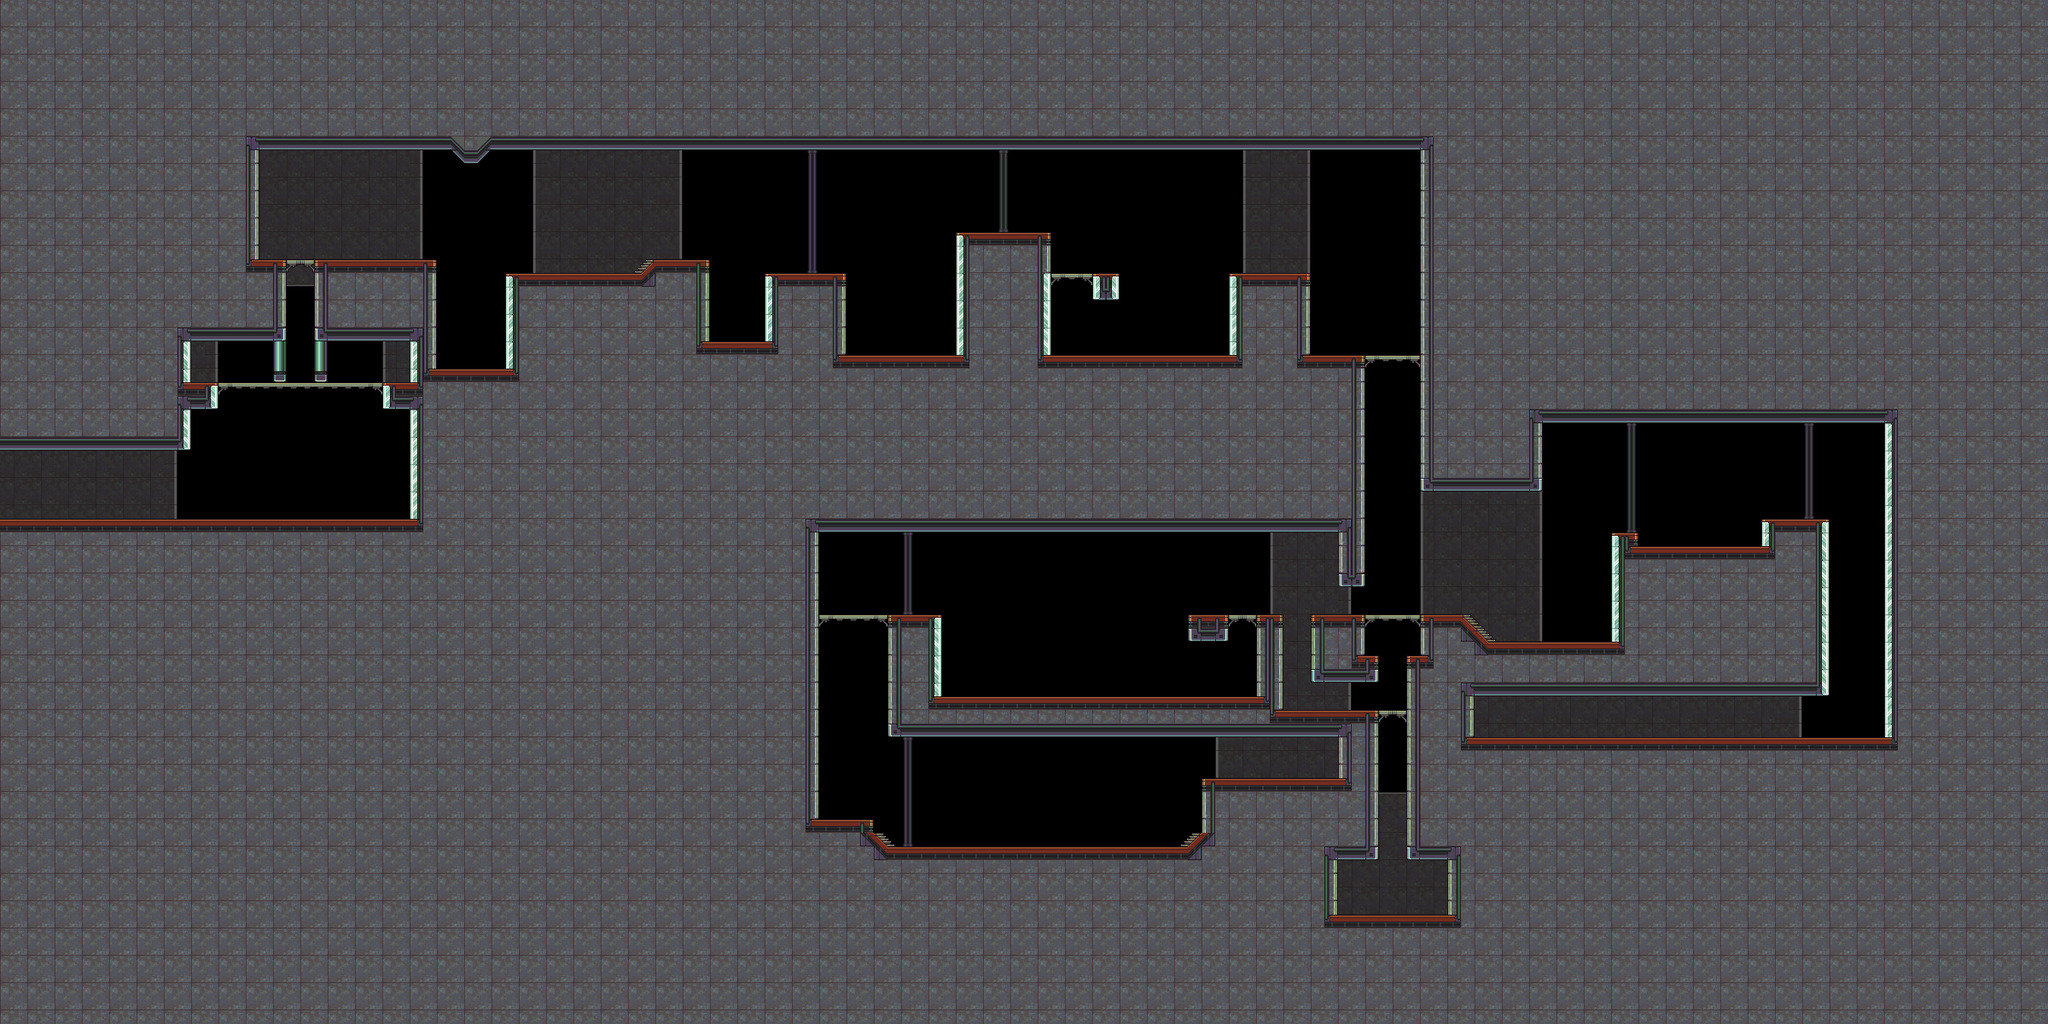

Rendered tile map (Tiled .tmx) drawn with the repository's tilesets; below, a short description and the map source with its tile grids summarised:
An orthogonal 150x75 tile map with 16x16 px tiles, 2 tile layers (Tile Layer 1, Tile Layer 2).

<map version="1.0" orientation="orthogonal" renderorder="right-down" width="150" height="75" tilewidth="16" tileheight="16" nextobjectid="1">
 <tileset firstgid="1" name="0_SILOEARTH" tilewidth="16" tileheight="16" tilecount="2800" columns="20">
  <image source="../../../tileset/0_SILOEARTH.png" width="320" height="2240" />
 </tileset>
 <imagelayer name="Image Layer 1" />
 <layer name="Tile Layer 1" width="150" height="75">
  <data>[11250 cells, 9381 non-empty, 58 distinct tile ids]</data>
 </layer>
 <layer name="Tile Layer 2" width="150" height="75">
  <data>[11250 cells, 45 non-empty, 10 distinct tile ids]</data>
 </layer>
</map>
